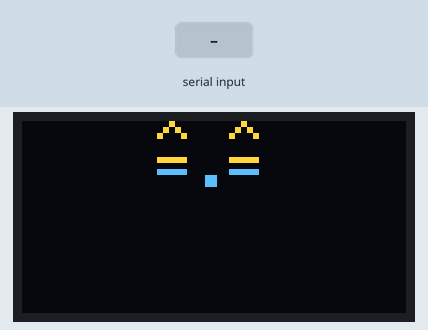
Bench run of a sketch on a simulated Arduino Uno, built with avr-gcc and run on an emulated ATmega328P. On the bench: 128×64 one-colour display. The inputs (shaded band) are chosen by the test bench. The OLED is the two-colour kind (top 16 rows yellow); what the sketch prints to the serial monitor is not drawn.

Above: at 0.1 s.
3.3 s: "1\n" received over Serial
At 4.5 s:
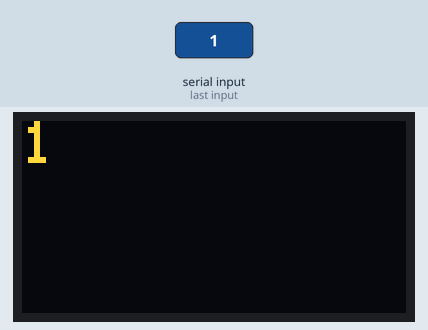
At 7.5 s:
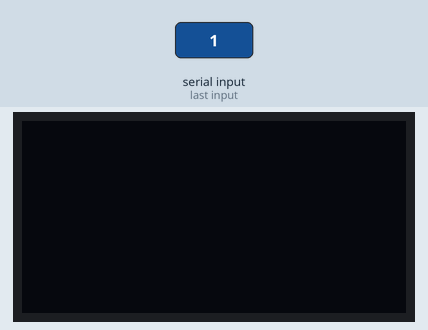
Timing chart, 0 to 9.0 s (numbered marks = the images above; inputs shaded):
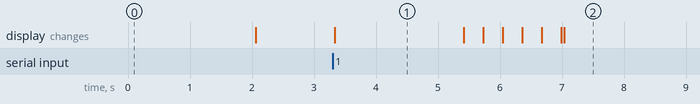

Measured:
- after the input at 3.3 s, the display: changes at once (image 1)
- what the display in image 1 shows lasts 2.1 s, from 3.3 s to 5.4 s

The sketch:

OLED_TextfromSerialPortandScroll.ino
```cpp
/*
 * OLED assignment tasked for 10/16/17 in Bridging the Hardware/Software Divide Fall 2017
 *
 * Hardware: Adafruit Feather Hazzah and Feather OLED cape
 * Program: Takes in text from the serial monitor and displays it onto OLED screen (make sure to set to "9600 baud" and "Both NL & CR").
 * Displays unique startup image
 * Only accepts words that are 10 characters or less (will not display characters past 10 this).
 * Text is displayed when '\n'/carriage return, aka user has pressed enter or send, is detected on serial port
 * After 2 seconds text will scroll to the right and new text can be entered.
 */

#include <Adafruit_GFX.h>
#include <Adafruit_SSD1306.h>
Adafruit_SSD1306 display = Adafruit_SSD1306();


//Used to take input from serial and keep track
char inputBuffer[10]; //array storing the values we get from serial input, takes max of 10 characters
int bufferPointer=0; // array counter to keep track of where we are in array/how many characters we have

//To be used as "flags" to keep track of where we are in the program
bool theEnd = false;
bool hasBeenDisplayed = false;

//take the current time, to be used for later to create delay
unsigned long waitTime = millis();

void setup() {
  Serial.begin(9600);
 display.begin(SSD1306_SWITCHCAPVCC, 0x3C);
display.clearDisplay();
display.setTextSize(2);
display.setTextColor(WHITE);
display.setTextWrap(false); //keeps the text from falling onto the next line


unsigned long startTime = millis();
//My startup cat face
while(millis() - startTime < 2000){
display.setCursor(45,0);
display.print("^ ^");
display.setCursor(45,8);
display.print("=.=");
display.display();
display.clearDisplay();
}
display.print(" ");
display.display();
display.clearDisplay();

}

void loop(){

  takeInput();

}

void takeInput(){


      //if we have not reached the end of our input, do all this
      if(!theEnd){
              //if there is input on the serial feed, goes character by character
              if(Serial.available()){

                  inputBuffer[bufferPointer]=Serial.read(); //put each character into array
                  Serial.println(inputBuffer[bufferPointer]);

                        //if we encounter a carriage return or if we have reached our max of 10 characters, we need to stop
                        if(inputBuffer[bufferPointer]== '\n' || bufferPointer == 10)
                          {
                            theEnd = true; //stop taking input
                            Serial.end();//stop taking input, added 10.12.17, I reset it when I set theEnd to true
                          }
                          bufferPointer++; //increment bufferPointer
                }

          //if theEnd is true and we haven't displayed yet, do this
        } else if(theEnd && !hasBeenDisplayed){
              display.clearDisplay();
              display.setTextSize(2);
              display.setTextColor(WHITE);
              display.setCursor(0,0);

              //go through each character and display it
              for(int i = 0; i < bufferPointer; i++){
                    display.print(inputBuffer[i]);
                    display.display();
                }

              waitTime = millis();
              hasBeenDisplayed = true;
            }

      //If we find ourselves and we have already displayed, then we need to scroll and reset everything
      if(hasBeenDisplayed){
                //wait 2 seconds before we commence scrolling and then take in new input
               if(millis() - waitTime > 2000){
                scrollText(); //scroll text horizontally to the right

                //reset my values
                hasBeenDisplayed = false;
                theEnd = false;
                Serial.begin(9600);//Begin taking input again, added 10.12.17
                bufferPointer = 0;
                }
          }
}

//Creates a horizontal scrolling text effect to the right
void scrollText(){

  //Go through each pixel of the screen, which is 128 across
  for(int i = 0; i < 128; i++){
        display.clearDisplay(); //each time reset screen
        display.setCursor(i*2,0); //move cursor over so we can draw to new place

        //print each character of out input string (which we will be using as a character array, inputBuffer[]
        for(int j = 0; j < bufferPointer; j++){
              display.print(inputBuffer[j]);
        }
        display.display(); //it is important to display only after you have printed each letter, or else you get staggery type writer effect
        yield();//keeps Watchdog at bay, the watchdog seems to not like how long this for loop takes
  }

}
```
